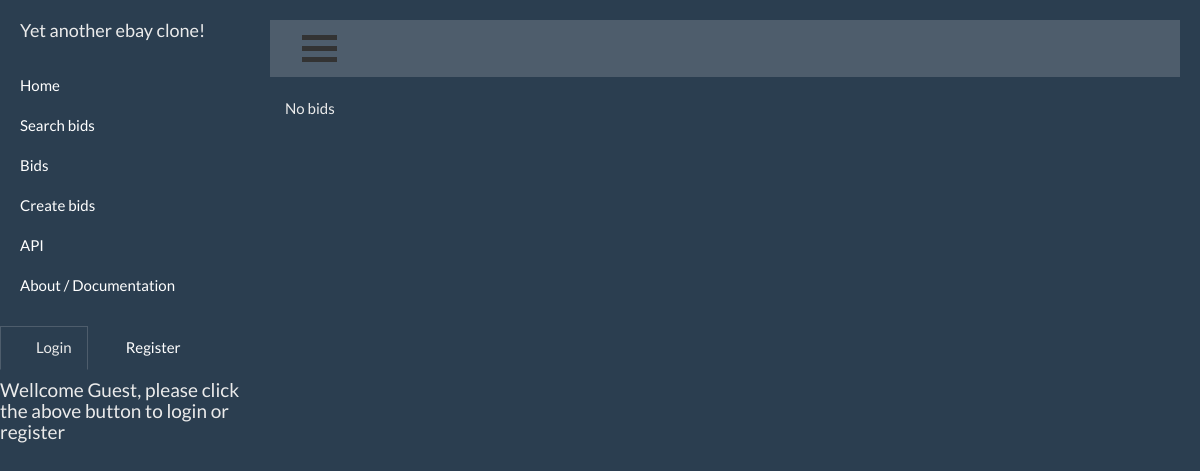
The app's page /, older data.
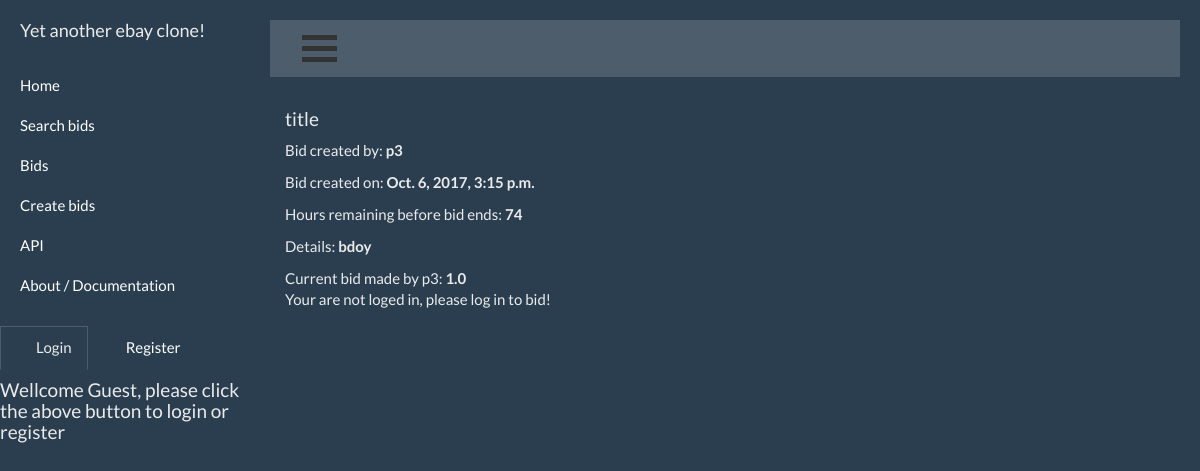
The same page, newer data.
### Project/models.py (models this page shows, shortened)
class Auction(models.Model):
    id = models.AutoField(primary_key=True)
    title = models.CharField(max_length=200, null=True)
    author = models.ForeignKey(settings.AUTH_USER_MODEL,null=True,related_name="author")
    details = models.TextField(null=True)
    bid = models.DecimalField(max_digits=10,decimal_places=1,null=True)
    bid_by = models.ForeignKey(settings.AUTH_USER_MODEL,null=True,related_name="bid_by")
    bid_res = models.IntegerField(default=1,null=True)
    timestamp = models.DateTimeField(default=django.utils.timezone.now ,null=True)
    class Meta:
        ordering = ['timestamp']

### Project/views.py (the view)
# urls.py: url(r'^$', archive, name='home'),
def archive(request):
    bid = Auction.objects.order_by('-timestamp')
    print("we are here now!")
    if request.user.is_authenticated():
        return render(request, "bidlist.html",{'bid':bid,
                                               'authuser': request.user})
    else:
        return render(request, "bidlist.html",{'bid':bid,
                                               'guest':'Your are not loged in, please log in to bid!'})

### templates/bidlist.html (shortened to what this page needs)
{% extends 'index.html' %}
{% block content %}
{%  for bids in bid %}
    <h4> {{ bids.title }} </h4>
    <p>Bid created by: <b> {{ bids.author }} </b></p>
    <p>Bid created on: <b> {{ bids.timestamp }}</b> </p>
    <p>Hours remaining before bid ends: <b>{{ bids.bid_res }}</b></p>
    <p>Details: <b>{{ bids.details }}</b></p>
    Current bid made by {{ bids.bid_by }}: <b>{{ bids.bid }}</b>
    <p>
    {% if guest %}
    {{ guest }}
        </p>
    {% endif %}
    <br>
    <br>
    <br>
{% empty %}
    <p>No bids<p>
{%  endfor %}
{% endblock %}

Row changes from the older to the newer data that the page shows:
added Auction: title "title", author "p3", timestamp "Oct. 6, 2017, 3:15 p.m.", bid_res "74", details "bdoy", bid_by "p3", bid "1.0", guest "Your are not loged in, please log in to bid!"
Text that changed along with them:
text no longer shown: "No bids"
